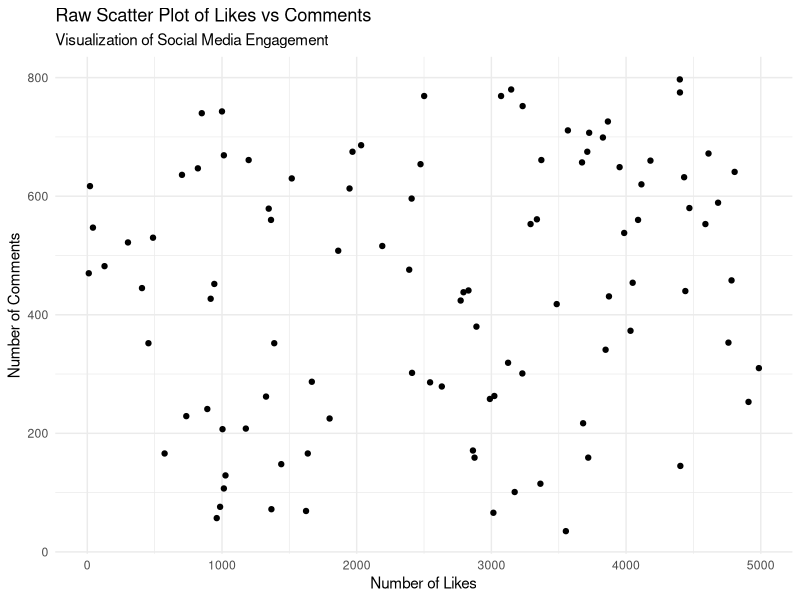
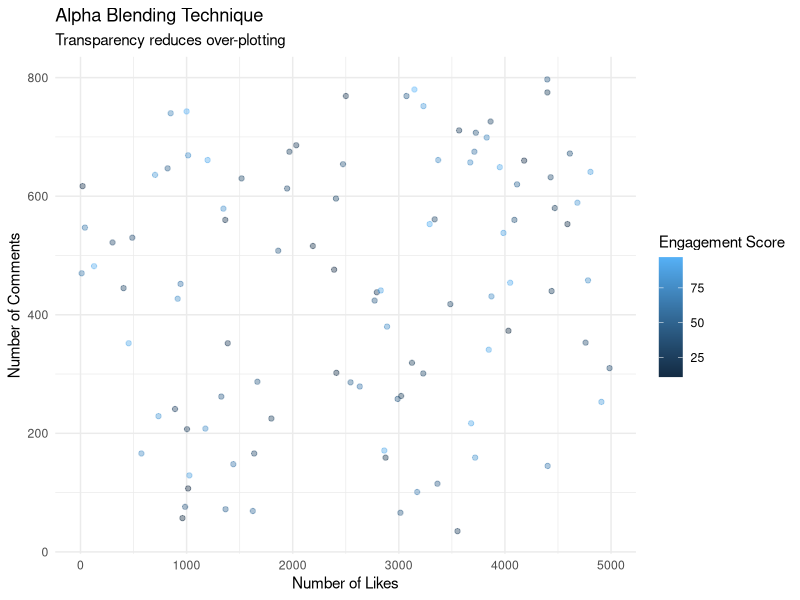
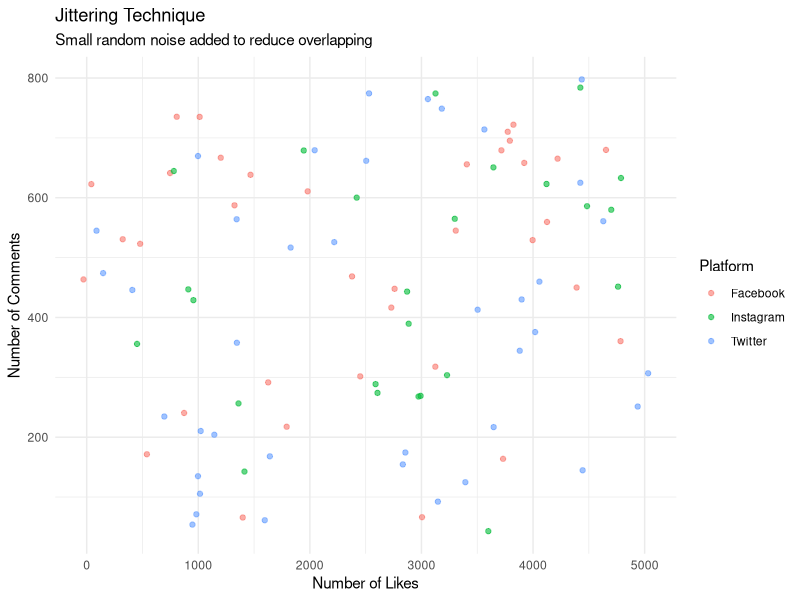
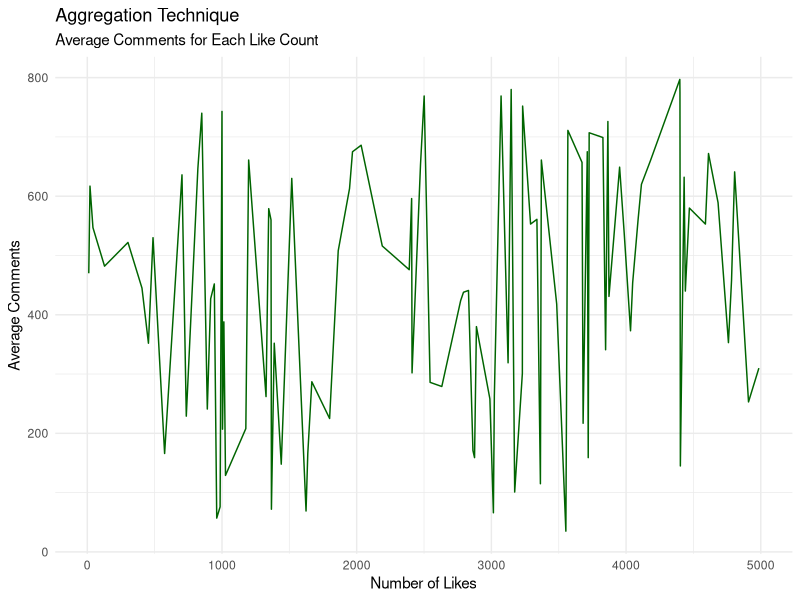
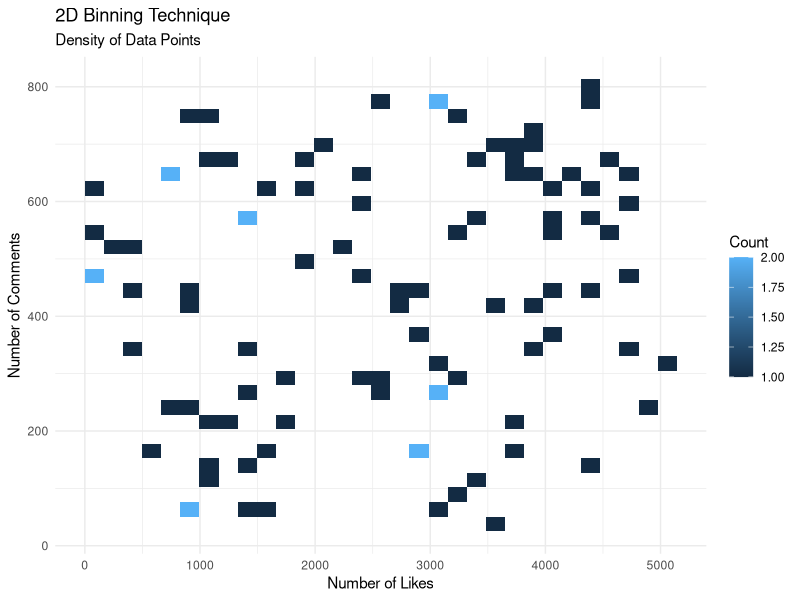

Source code (R) for these figures, in order:
print("Vikasini M 23BAD127")
library(ggplot2)
library(dplyr)

data <- read.csv("7.social_media_interactions.csv")

# 1. Raw Scatter Plot
ggplot(data, aes(x = Likes, y = Comments)) +
  geom_point(color = "black") +
  labs(
    title = "Raw Scatter Plot of Likes vs Comments",
    subtitle = "Visualization of Social Media Engagement",
    x = "Number of Likes",
    y = "Number of Comments"
  ) +
  theme_minimal()

# 2. Alpha Blending
ggplot(data, aes(x = Likes, y = Comments)) +
  geom_point(aes(color = Engagement_Score), alpha = 0.4) +
  labs(
    title = "Alpha Blending Technique",
    subtitle = "Transparency reduces over-plotting",
    x = "Number of Likes",
    y = "Number of Comments",
    color = "Engagement Score"
  ) +
  theme_minimal()

# 3. Jittering
ggplot(data, aes(x = Likes, y = Comments, color = Platform)) +
  geom_jitter(width = 50, height = 10, alpha = 0.6) +
  labs(
    title = "Jittering Technique",
    subtitle = "Small random noise added to reduce overlapping",
    x = "Number of Likes",
    y = "Number of Comments",
    color = "Platform"
  ) +
  theme_minimal()

# 4. Aggregation
aggregated_data <- data %>%
  group_by(Likes) %>%
  summarise(Avg_Comments = mean(Comments, na.rm = TRUE))

ggplot(aggregated_data, aes(x = Likes, y = Avg_Comments)) +
  geom_line(color = "darkgreen") +
  labs(
    title = "Aggregation Technique",
    subtitle = "Average Comments for Each Like Count",
    x = "Number of Likes",
    y = "Average Comments"
  ) +
  theme_minimal()

# 5. 2D Binning (Heatmap)
ggplot(data, aes(x = Likes, y = Comments)) +
  geom_bin2d() +
  labs(
    title = "2D Binning Technique",
    subtitle = "Density of Data Points",
    x = "Number of Likes",
    y = "Number of Comments",
    fill = "Count"
  ) +
  theme_minimal()
